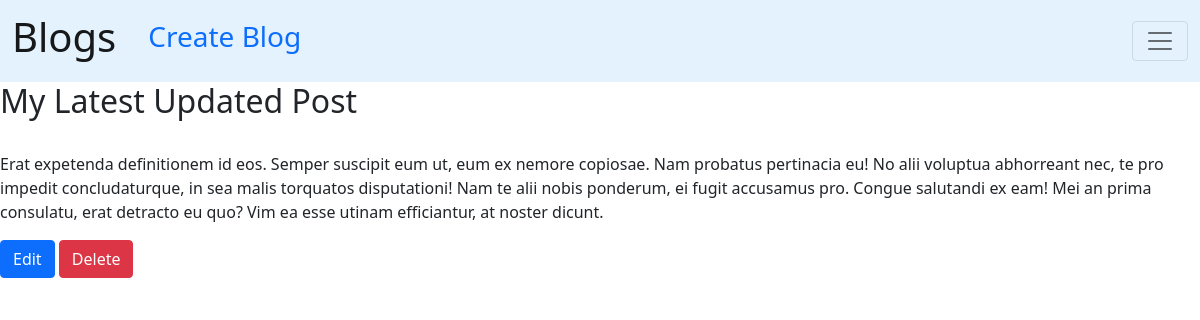
Page /blog/32/ (signed in) on the committed database.
### blog/models.py (models this page shows, shortened)
class Blog(models.Model):
    title = models.CharField(max_length=150)
    body = models.TextField()
    author = models.ForeignKey(User, on_delete=models.CASCADE)
    pub_date = models.DateTimeField(auto_now_add=True)

### blog/views.py (the view)
# urls.py: path('blog/<int:pk>/', BlogDetailView.as_view(), name='blog_detail'),
class BlogDetailView(LoginRequiredMixin, DetailView):
    model = Blog
    template_name = 'blog_detail.html'
    login_url = 'login'

### templates/blog_detail.html
{% extends 'base.html' %}
{% block content %}
<div>
    <h2>{{ blog.title }}</h2>
    <br>
    <p>{{ blog.body }}</p>
</div>
<div>
    {% if blog.author == user %}
    <a class="btn btn-primary" href="{% url 'blog_update' blog.id %}">Edit</a>
    <a class="btn btn-danger" href="{% url 'blog_delete' blog.id %}">Delete</a>
    {% endif %}
</div>
{% endblock content %}

### rows in the picture
Blog: title "My Latest Updated Post", body "Erat expetenda definitionem id eos. Semper suscipit eum ut, eum ex nemore copiosae. Nam probatus pertinacia eu! No alii voluptua abhorreant nec, te pro impedit concludaturque, in sea malis torquatos disputationi! Nam te alii nobis ponderum, ei fugit accusamus pro. Congue salutandi ex eam! Mei an prima consulatu, erat detracto eu quo? Vim ea esse utinam efficiantur, at noster dicunt."
